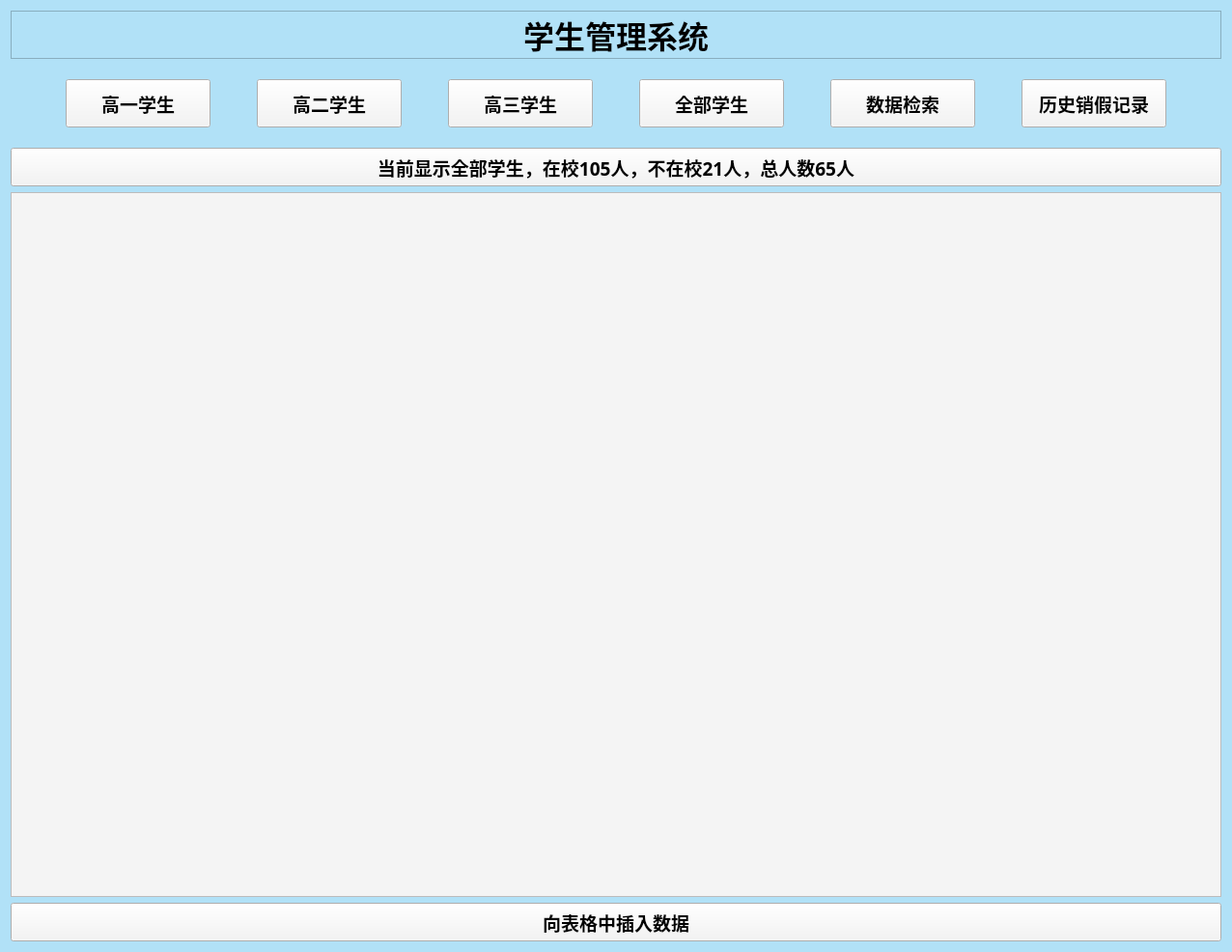
<?xml version="1.0" encoding="UTF-8"?>
<ui version="4.0">
 <class>Form</class>
 <widget class="QWidget" name="Form">
  <property name="geometry">
   <rect>
    <x>0</x>
    <y>0</y>
    <width>1276</width>
    <height>986</height>
   </rect>
  </property>
  <property name="windowTitle">
   <string>Form</string>
  </property>
  <property name="styleSheet">
   <string notr="true">background-color: rgb(177, 225, 247);</string>
  </property>
  <layout class="QVBoxLayout" name="verticalLayout">
   <item>
    <widget class="QLabel" name="label">
     <property name="minimumSize">
      <size>
       <width>800</width>
       <height>50</height>
      </size>
     </property>
     <property name="maximumSize">
      <size>
       <width>100000</width>
       <height>50</height>
      </size>
     </property>
     <property name="font">
      <font>
       <family>微软雅黑</family>
       <pointsize>24</pointsize>
       <weight>75</weight>
       <bold>true</bold>
      </font>
     </property>
     <property name="frameShape">
      <enum>QFrame::StyledPanel</enum>
     </property>
     <property name="text">
      <string>学生管理系统</string>
     </property>
     <property name="textFormat">
      <enum>Qt::AutoText</enum>
     </property>
     <property name="alignment">
      <set>Qt::AlignCenter</set>
     </property>
     <property name="wordWrap">
      <bool>false</bool>
     </property>
     <property name="margin">
      <number>0</number>
     </property>
     <property name="indent">
      <number>-1</number>
     </property>
    </widget>
   </item>
   <item>
    <widget class="QWidget" name="widget" native="true">
     <property name="minimumSize">
      <size>
       <width>800</width>
       <height>80</height>
      </size>
     </property>
     <property name="maximumSize">
      <size>
       <width>10000</width>
       <height>80</height>
      </size>
     </property>
     <layout class="QVBoxLayout" name="verticalLayout_2">
      <item>
       <layout class="QHBoxLayout" name="horizontalLayout">
        <property name="spacing">
         <number>0</number>
        </property>
        <item>
         <spacer name="horizontalSpacer">
          <property name="orientation">
           <enum>Qt::Horizontal</enum>
          </property>
          <property name="sizeHint" stdset="0">
           <size>
            <width>40</width>
            <height>20</height>
           </size>
          </property>
         </spacer>
        </item>
        <item>
         <widget class="QPushButton" name="a1">
          <property name="minimumSize">
           <size>
            <width>150</width>
            <height>50</height>
           </size>
          </property>
          <property name="maximumSize">
           <size>
            <width>150</width>
            <height>50</height>
           </size>
          </property>
          <property name="font">
           <font>
            <family>微软雅黑</family>
            <pointsize>14</pointsize>
            <weight>75</weight>
            <bold>true</bold>
           </font>
          </property>
          <property name="styleSheet">
           <string notr="true">background-color: rgb(244, 244, 244);</string>
          </property>
          <property name="text">
           <string>高一学生</string>
          </property>
         </widget>
        </item>
        <item>
         <spacer name="horizontalSpacer_2">
          <property name="orientation">
           <enum>Qt::Horizontal</enum>
          </property>
          <property name="sizeHint" stdset="0">
           <size>
            <width>40</width>
            <height>20</height>
           </size>
          </property>
         </spacer>
        </item>
        <item>
         <widget class="QPushButton" name="a2">
          <property name="minimumSize">
           <size>
            <width>150</width>
            <height>50</height>
           </size>
          </property>
          <property name="maximumSize">
           <size>
            <width>150</width>
            <height>50</height>
           </size>
          </property>
          <property name="font">
           <font>
            <family>微软雅黑</family>
            <pointsize>14</pointsize>
            <weight>75</weight>
            <bold>true</bold>
           </font>
          </property>
          <property name="styleSheet">
           <string notr="true">background-color: rgb(244, 244, 244);</string>
          </property>
          <property name="text">
           <string>高二学生</string>
          </property>
         </widget>
        </item>
        <item>
         <spacer name="horizontalSpacer_3">
          <property name="orientation">
           <enum>Qt::Horizontal</enum>
          </property>
          <property name="sizeHint" stdset="0">
           <size>
            <width>40</width>
            <height>20</height>
           </size>
          </property>
         </spacer>
        </item>
        <item>
         <widget class="QPushButton" name="a3">
          <property name="minimumSize">
           <size>
            <width>150</width>
            <height>50</height>
           </size>
          </property>
          <property name="maximumSize">
           <size>
            <width>150</width>
            <height>50</height>
           </size>
          </property>
          <property name="font">
           <font>
            <family>微软雅黑</family>
            <pointsize>14</pointsize>
            <weight>75</weight>
            <bold>true</bold>
           </font>
          </property>
          <property name="styleSheet">
           <string notr="true">background-color: rgb(244, 244, 244);</string>
          </property>
          <property name="text">
           <string>高三学生</string>
          </property>
         </widget>
        </item>
        <item>
         <spacer name="horizontalSpacer_6">
          <property name="orientation">
           <enum>Qt::Horizontal</enum>
          </property>
          <property name="sizeHint" stdset="0">
           <size>
            <width>40</width>
            <height>20</height>
           </size>
          </property>
         </spacer>
        </item>
        <item>
         <widget class="QPushButton" name="a4">
          <property name="minimumSize">
           <size>
            <width>150</width>
            <height>50</height>
           </size>
          </property>
          <property name="maximumSize">
           <size>
            <width>150</width>
            <height>50</height>
           </size>
          </property>
          <property name="font">
           <font>
            <family>微软雅黑</family>
            <pointsize>14</pointsize>
            <weight>75</weight>
            <bold>true</bold>
           </font>
          </property>
          <property name="styleSheet">
           <string notr="true">background-color: rgb(244, 244, 244);</string>
          </property>
          <property name="text">
           <string>全部学生</string>
          </property>
         </widget>
        </item>
        <item>
         <spacer name="horizontalSpacer_7">
          <property name="orientation">
           <enum>Qt::Horizontal</enum>
          </property>
          <property name="sizeHint" stdset="0">
           <size>
            <width>40</width>
            <height>20</height>
           </size>
          </property>
         </spacer>
        </item>
        <item>
         <widget class="QPushButton" name="a5">
          <property name="minimumSize">
           <size>
            <width>150</width>
            <height>50</height>
           </size>
          </property>
          <property name="maximumSize">
           <size>
            <width>150</width>
            <height>50</height>
           </size>
          </property>
          <property name="font">
           <font>
            <family>微软雅黑</family>
            <pointsize>14</pointsize>
            <weight>75</weight>
            <bold>true</bold>
           </font>
          </property>
          <property name="styleSheet">
           <string notr="true">background-color: rgb(244, 244, 244);</string>
          </property>
          <property name="text">
           <string>数据检索</string>
          </property>
         </widget>
        </item>
        <item>
         <spacer name="horizontalSpacer_8">
          <property name="orientation">
           <enum>Qt::Horizontal</enum>
          </property>
          <property name="sizeHint" stdset="0">
           <size>
            <width>40</width>
            <height>20</height>
           </size>
          </property>
         </spacer>
        </item>
        <item>
         <widget class="QPushButton" name="a6">
          <property name="minimumSize">
           <size>
            <width>150</width>
            <height>50</height>
           </size>
          </property>
          <property name="maximumSize">
           <size>
            <width>150</width>
            <height>50</height>
           </size>
          </property>
          <property name="font">
           <font>
            <family>微软雅黑</family>
            <pointsize>14</pointsize>
            <weight>75</weight>
            <bold>true</bold>
           </font>
          </property>
          <property name="styleSheet">
           <string notr="true">background-color: rgb(244, 244, 244);</string>
          </property>
          <property name="text">
           <string>历史销假记录</string>
          </property>
         </widget>
        </item>
        <item>
         <spacer name="horizontalSpacer_5">
          <property name="orientation">
           <enum>Qt::Horizontal</enum>
          </property>
          <property name="sizeHint" stdset="0">
           <size>
            <width>40</width>
            <height>20</height>
           </size>
          </property>
         </spacer>
        </item>
       </layout>
      </item>
     </layout>
    </widget>
   </item>
   <item>
    <widget class="QPushButton" name="pushButton_4">
     <property name="minimumSize">
      <size>
       <width>0</width>
       <height>40</height>
      </size>
     </property>
     <property name="sizeIncrement">
      <size>
       <width>0</width>
       <height>40</height>
      </size>
     </property>
     <property name="font">
      <font>
       <family>微软雅黑</family>
       <pointsize>14</pointsize>
       <weight>75</weight>
       <bold>true</bold>
      </font>
     </property>
     <property name="styleSheet">
      <string notr="true">background-color: rgb(244, 244, 244);</string>
     </property>
     <property name="text">
      <string>当前显示全部学生，在校105人，不在校21人，总人数65人</string>
     </property>
    </widget>
   </item>
   <item>
    <widget class="QTableView" name="tableView">
     <property name="minimumSize">
      <size>
       <width>0</width>
       <height>400</height>
      </size>
     </property>
     <property name="font">
      <font>
       <family>微软雅黑</family>
       <pointsize>12</pointsize>
       <weight>9</weight>
       <italic>false</italic>
       <bold>false</bold>
      </font>
     </property>
     <property name="styleSheet">
      <string notr="true">font: 75 12pt &quot;微软雅黑&quot;;
background-color: rgb(244, 244, 244);</string>
     </property>
     <property name="frameShadow">
      <enum>QFrame::Sunken</enum>
     </property>
     <attribute name="verticalHeaderCascadingSectionResizes">
      <bool>true</bool>
     </attribute>
     <attribute name="verticalHeaderDefaultSectionSize">
      <number>50</number>
     </attribute>
    </widget>
   </item>
   <item>
    <widget class="QPushButton" name="pushButton_6">
     <property name="minimumSize">
      <size>
       <width>0</width>
       <height>40</height>
      </size>
     </property>
     <property name="sizeIncrement">
      <size>
       <width>0</width>
       <height>40</height>
      </size>
     </property>
     <property name="font">
      <font>
       <family>微软雅黑</family>
       <pointsize>14</pointsize>
       <weight>75</weight>
       <bold>true</bold>
      </font>
     </property>
     <property name="styleSheet">
      <string notr="true">background-color: rgb(244, 244, 244);</string>
     </property>
     <property name="text">
      <string>向表格中插入数据</string>
     </property>
    </widget>
   </item>
  </layout>
 </widget>
 <resources/>
 <connections/>
</ui>
